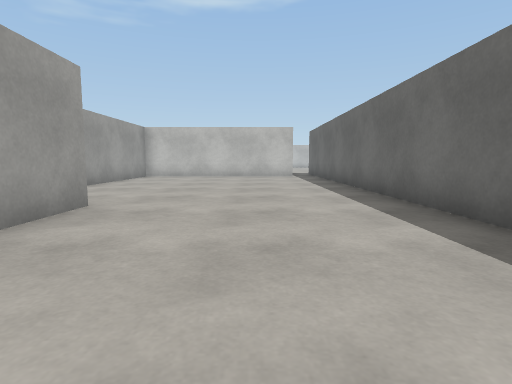
[1] (above)

16 first-person views from a walk through a 3-D level made in the Unity game engine. The camera is 0.68 m above the floor, tilts 6° down and sees 80° across. Doors are open. The floor is counted in squares, 1 m on a side. Each view is taken from the middle of a square. On the plan, view 1 faces up. The plan holds only what a view shows up to about 10 squares ahead; the rest is blank. The place goes on beyond the plan. Surface patterns are stand-ins for the level's own textures.

[2]
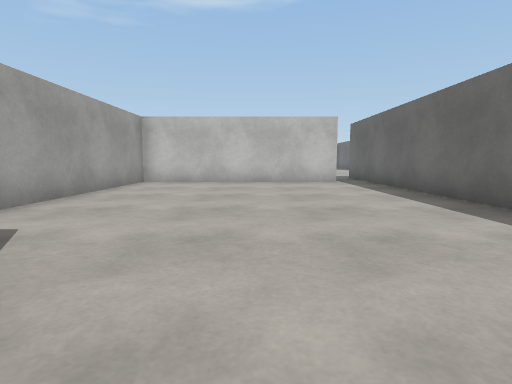

[3]
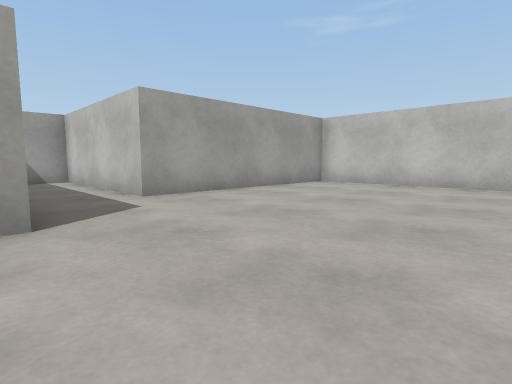

[4]
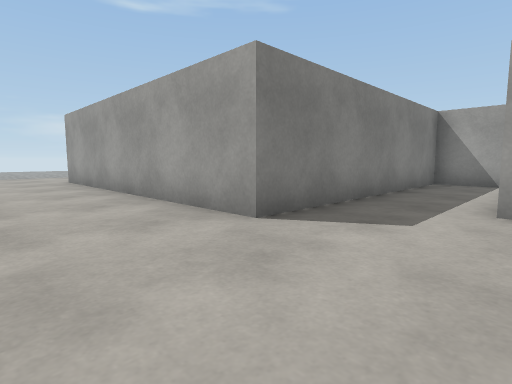

[5]
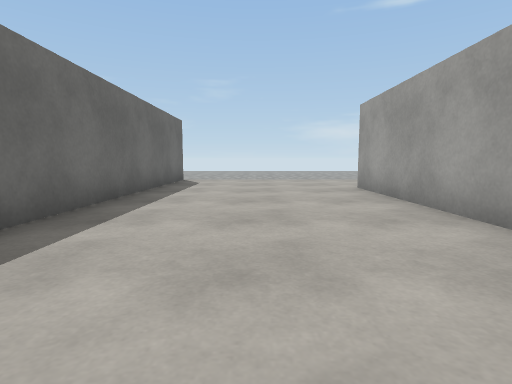

[6]
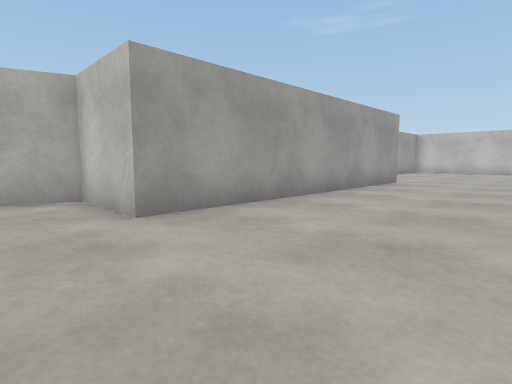

[7]
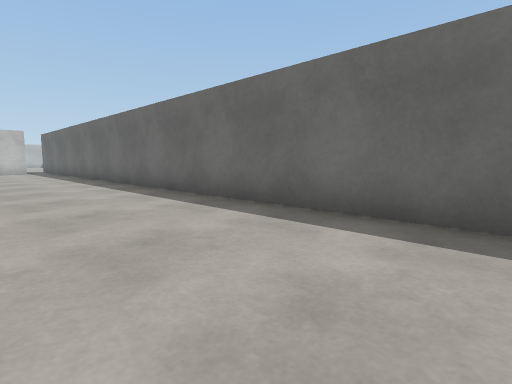

[8]
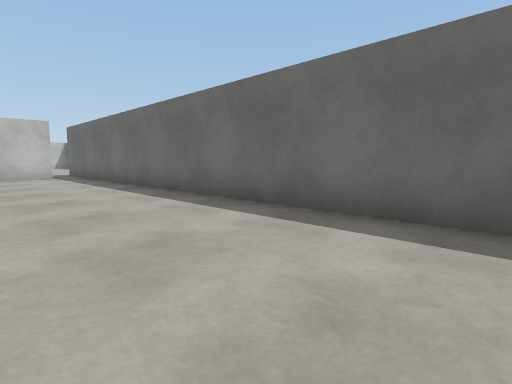

[9]
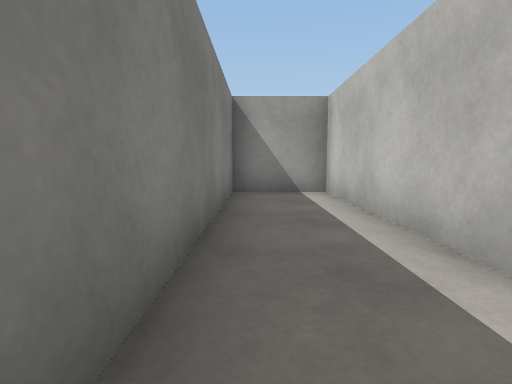

[10]
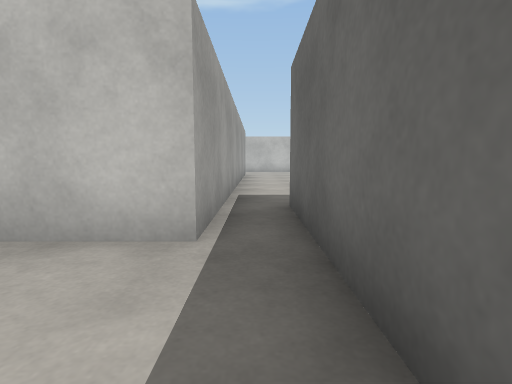

[11]
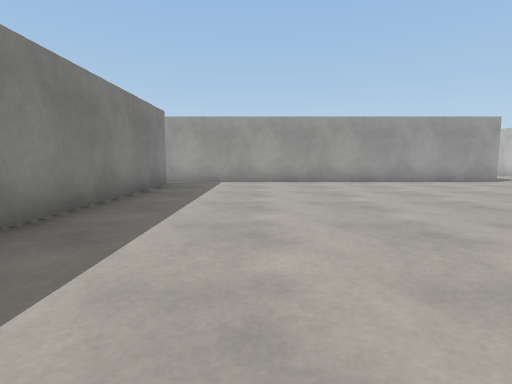

[12]
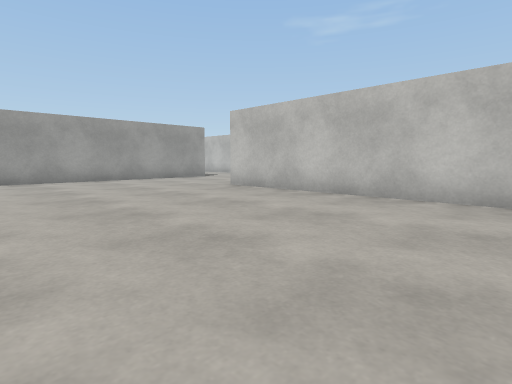

[13]
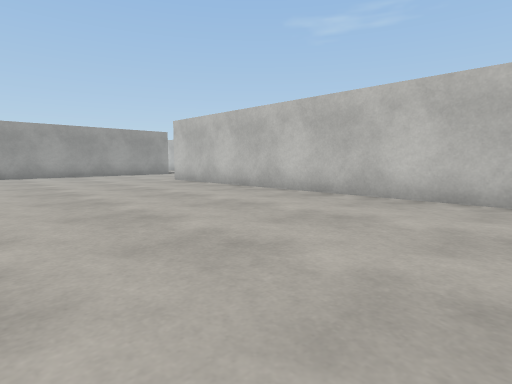

[14]
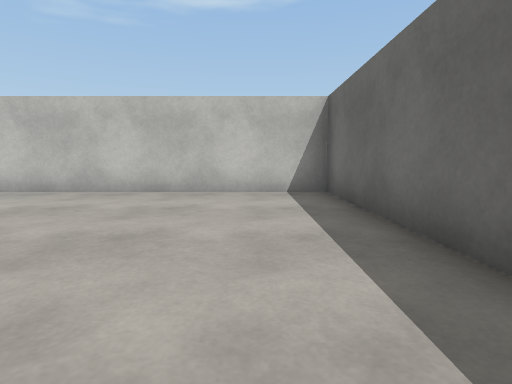

[15]
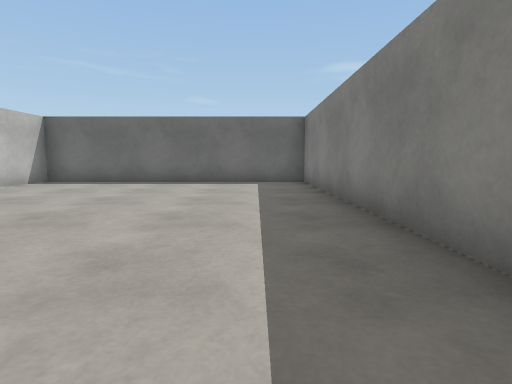

[16]
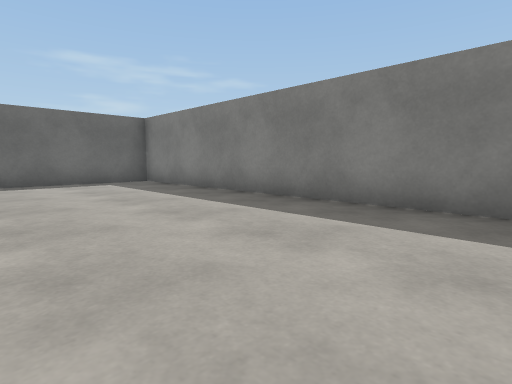

### Floor plan
Points are (right, up) in squares from view 1. A wall is a line through its corners. A room is listed if a view was taken in it or the views show most of it. See-through windows are left out.
Room 1 (views 1, 2, 3, 4, 5, 6, 7, 8, 9, 10)
walls: (1.5, 12.5) (-4.5, 12.5) (-4.5, 6.5) (-9.5, 6.5) (-9.5, 4.5) (-2.5, 4.5) (-2.5, -3.5) (-4.5, -3.5) (-4.8, -4.5); (2.5, -5.5) (2.5, 12.5)
ways out: opening at (2, 13.5) to room 2
Room 2 (views 11, 12, 13, 14, 15, 16)
walls: (1.5, 23.5) (1.5, 12.5); (2.5, 12.5) (2.5, 14.5) (17.5, 14.5) (17.5, 22.5) (5.5, 22.5)
ways out: opening at (2, 13.5) to room 1

Positions as (right, up) in squares from view 1, and headings:
1: (0, 0), facing up
2: (-1, 3), facing up
3: (1, 4), facing up-left
4: (0, 7), facing down-left
5: (0, 4), facing down
6: (1, -5), facing up-left
7: (-1, -5), facing up-right
8: (-1, 0), facing up-right
9: (-3, 5), facing left
10: (2, 10), facing up
11: (11, 17), facing left
12: (12, 17), facing up-left
13: (15, 17), facing up-left
14: (16, 16), facing up
15: (8, 16), facing right
16: (8, 19), facing down-right
